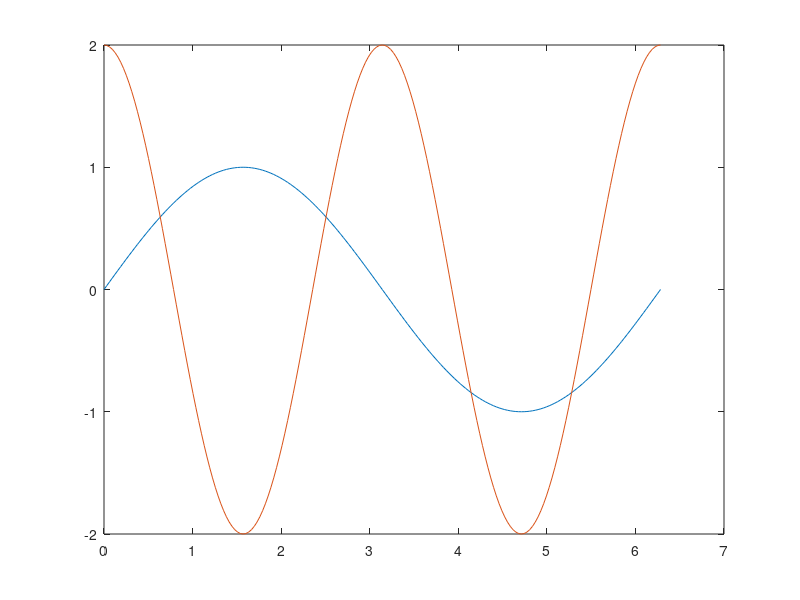

MATLAB code for this plot:
%% Plotting of a Function and It's Derivative
clc
clear
close all

x = 0:pi/100:2*pi;
% y1 = sin (2x)
y1 = sin(x);

% y2 = dy/dx = 2 cos(2x)
y2 = 2.*cos(2.*x);

% Plot of y = sin (2x) and dy/dx = 2 cos (2x)
plot(x,y1,x,y2)
print("sine_and_cos_plot.jpg","-djpeg")